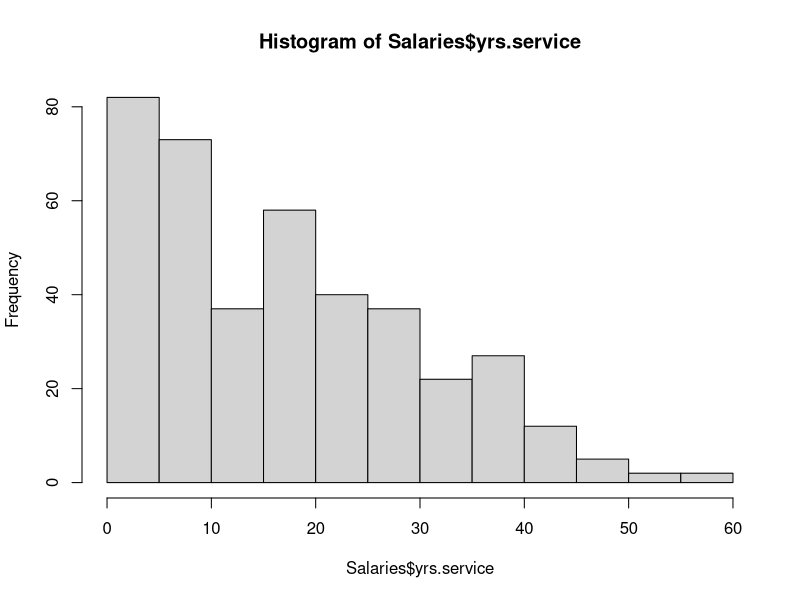
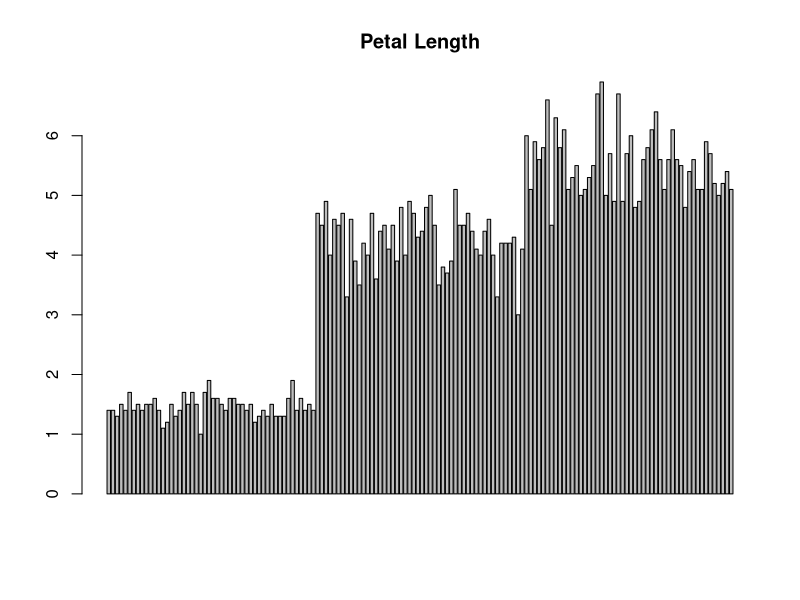
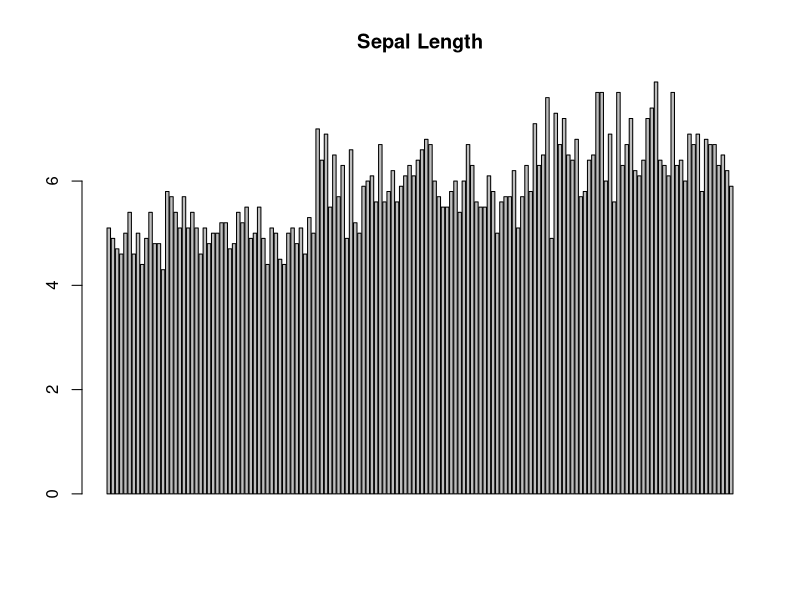
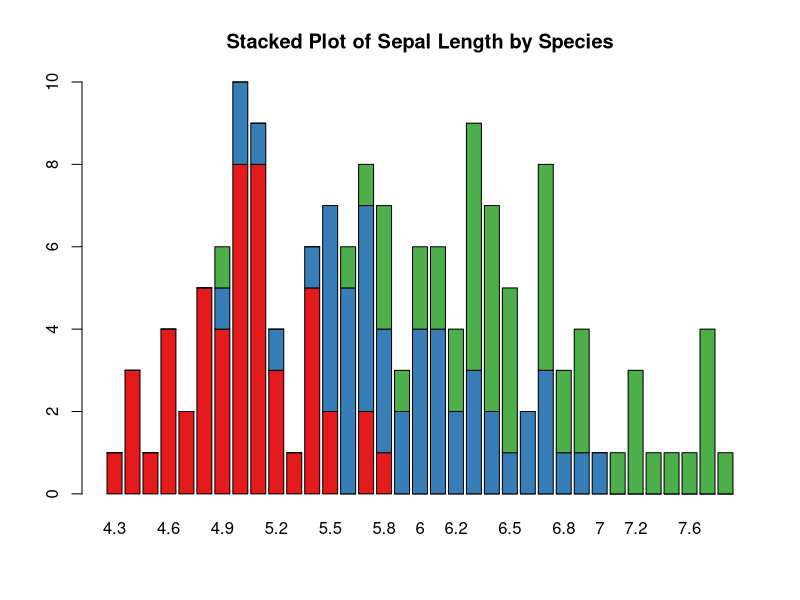
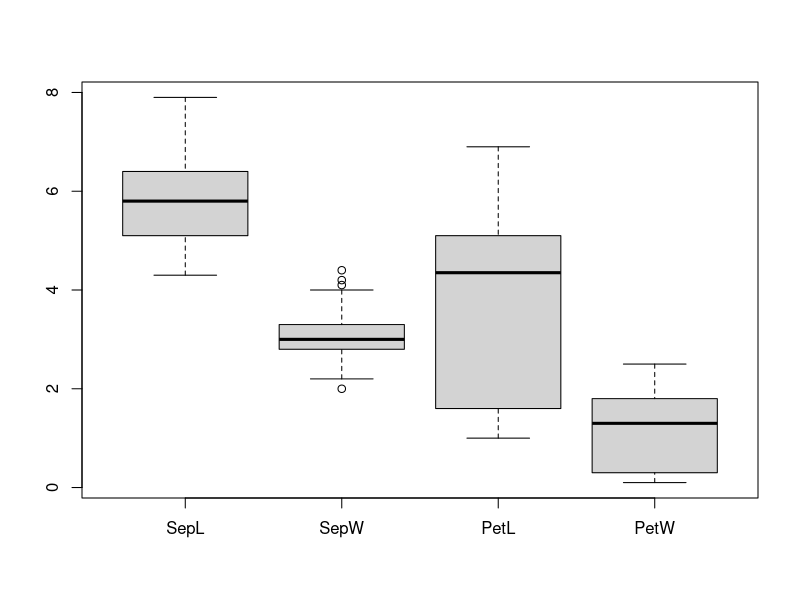
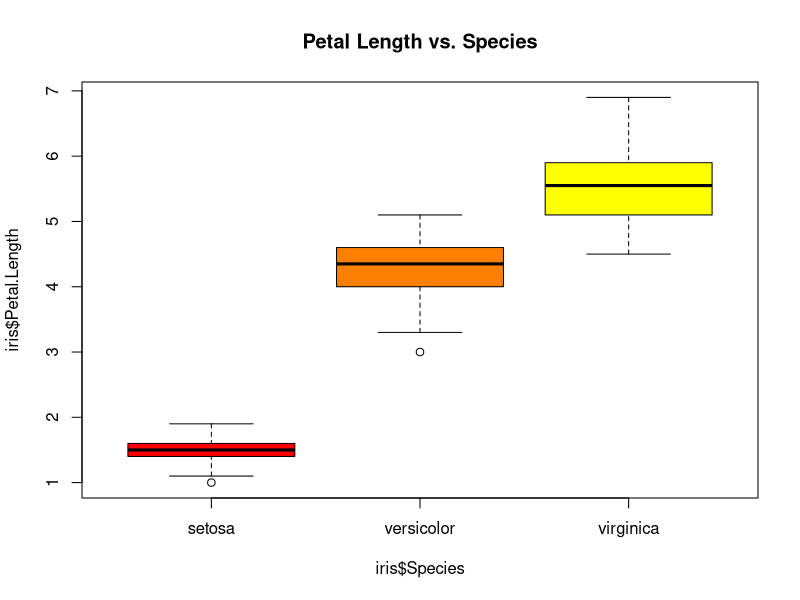
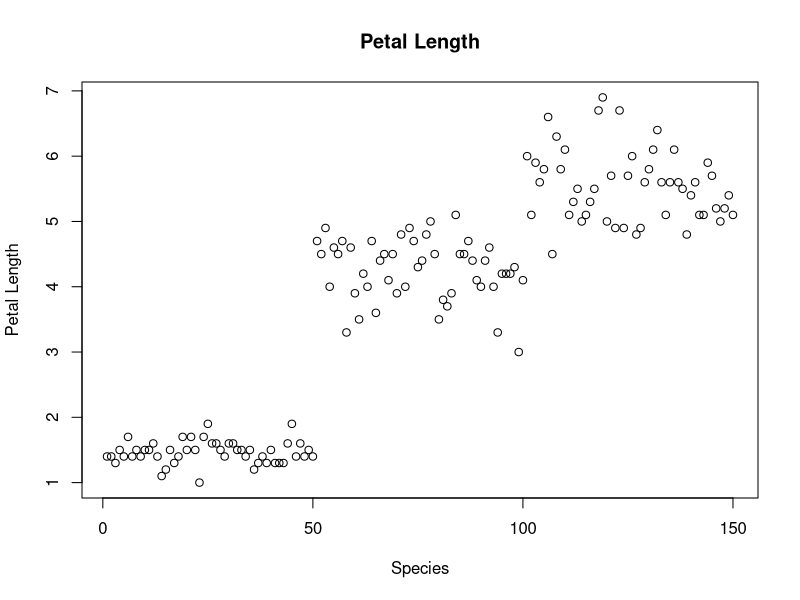
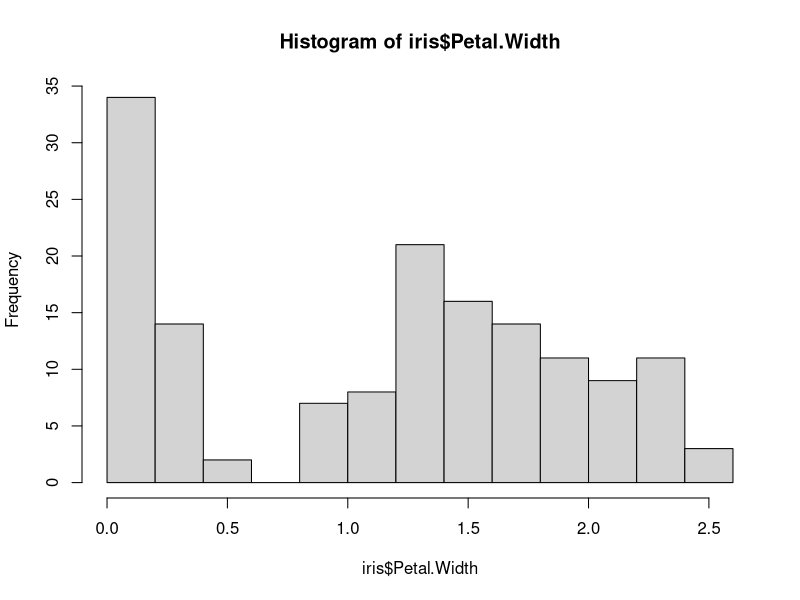

R code for these plots, in order:
# Great Courses: Learning Statistics: Concepts and Applications in R
# Professor Talithia Williams

# Harman23.cor1

library(datasets)
data("Harman23.cor")
round(Harman23.cor$cov,2)



#----- Lesson 5: Continuous and Normal Distributions -----
#----- Find P(X <= 45)
pnorm(45, mean = 50, sd = 10)

# find P(X >= 60)
pnorm(60, mean = 50, sd = 10, lower.tail = FALSE)

#----- probability of plus/minus 1,2,3 standard deviations from mean 
pnorm(1) - pnorm(-1)  # 68%
pnorm(2) - pnorm(-2)  # 95%
pnorm(3) - pnorm(-3)  # 99%


# what is 90% percentile for N(10,5)?
qnorm(.90, mean = 10, sd = 5)

# given X~N(129,23) what is P(X>158)?
pnorm(158, mean = 129, sd = 23, lower.tail=FALSE)  # ans: 10.3%

# given X~N(129,23) what is the level where 95% of population has lower?
qnorm(0.95, mean = 129, sd = 23)

#----- Lesson 6: Covariance and Correlation -----
install.packages("car")
library(car)
data("Salaries")
head(Salaries)
str(Salaries)
summary(Salaries)

hist(Salaries$yrs.service)

cor(Salaries[,c(3,4,6)])

summary(cars)

#----- Lesson 7: Validating Statistical Assumptions -----
library(datasets)
library(RColorBrewer)
attach(iris)

barplot(iris$Petal.Length, main = "Petal Length")

barplot(iris$Sepal.Length, main = "Sepal Length")

barplot(table(iris$Species,iris$Sepal.Length), 
        col = brewer.pal(3,"Set1"), 
        main = "Stacked Plot of Sepal Length by Species")

summary(iris)

boxplot(iris[,1: 4], names=c("SepL","SepW", "PetL", "PetW"))


boxplot(iris$Petal.Length~iris$Species, main = "Petal Length vs. Species", col=heat.colors(3))

plot(iris$Petal.Length, main="Petal Length", ylab = "Petal Length", xlab = "Species")

hist(iris$Petal.Width, breaks = 13)
hist(iris$Petal.Width, breaks = 25)


# Density plot
dens.pw = density(iris$Petal.Width)
plot(dens.pw, ylab = "Frequency", xlab = "Width", main= "Petal Width Density")

# Contour plot
library(MASS)
petal.dens = kde2d(iris$Petal.Length, iris$Petal.Width)
contour(petal.dens)

# Heat map
library(MASS)
petal.dens = kde2d(iris$Petal.Length, iris$Petal.Width)
image(petal.dens)

#----- Lesson 8: Sample Size and Sampling Distributions -----

times <- (0: 59)
counts <- c(49, 51, 50, 85, 47, 61, 29, 29, 32, 21, 36, 
            38, 30, 27, 24, 34, 38, 37, 24, 32, 26, 23, 27, 22, 19, 
            10, 10, 12, 13, 8, 12, 5, 6, 6, 1, 11, 2, 4, 2, 1, 3, 0, 
            0, 0, 0, 0, 1, 0, 0, 0, 0, 0, 0, 0, 0, 0, 0, 0, 1, 1)
visits <- rep.int(times, counts)

# take n samples 1000 times and store the mean of your n samples into a matrix
mean.age<-function(n) {
  trials = 1000
  my.samples <- matrix(sample(visits, size=n*trials, 
                              replace=TRUE), trials)
  means <- apply(my.samples, 1, mean)
  means
}

?par
par(mfrow=c(2,3))  # set par[amater] mfrow(2,3) means 2 rows 3 cols
MA1<-mean.age(1)
MA2<-mean.age(2)
MA10<-mean.age(10)
MA20<-mean.age(20)
MA100<-mean.age(100)
MA200<-mean.age(200)
hist(MA1, xlim=c(0,60))
hist(MA2, xlim=c(0,60))
hist(MA10, xlim=c(0,60))
hist(MA20, xlim=c(0,60))
hist(MA100, xlim=c(0,60))
hist(MA200, xlim=c(0,60))

# change in variance as sample size increases
vars<- data.frame(n=c(1,2,10,20,100,200), 
                  variance = c(var(MA1), var(MA2), var(MA10), var(MA20), var(MA100), var(MA200)))
vars
plot(vars$n, vars$variance)

# qqplot to see how it compares to normal dist.
par(mfrow=c(2,3))
qqnorm(MA1)
qqnorm(MA2)
qqnorm(MA10)
qqnorm(MA20)
qqnorm(MA100)
qqnorm(MA200)

#Shapiro-Wilk normality test

shapiro.test(MA1)
shapiro.test(MA2)
shapiro.test(MA10)
shapiro.test(MA20)
shapiro.test(MA100)
shapiro.test(MA200)

# Central Limit Theory: sample means of any distribution approach normal distribution as sample size increases.